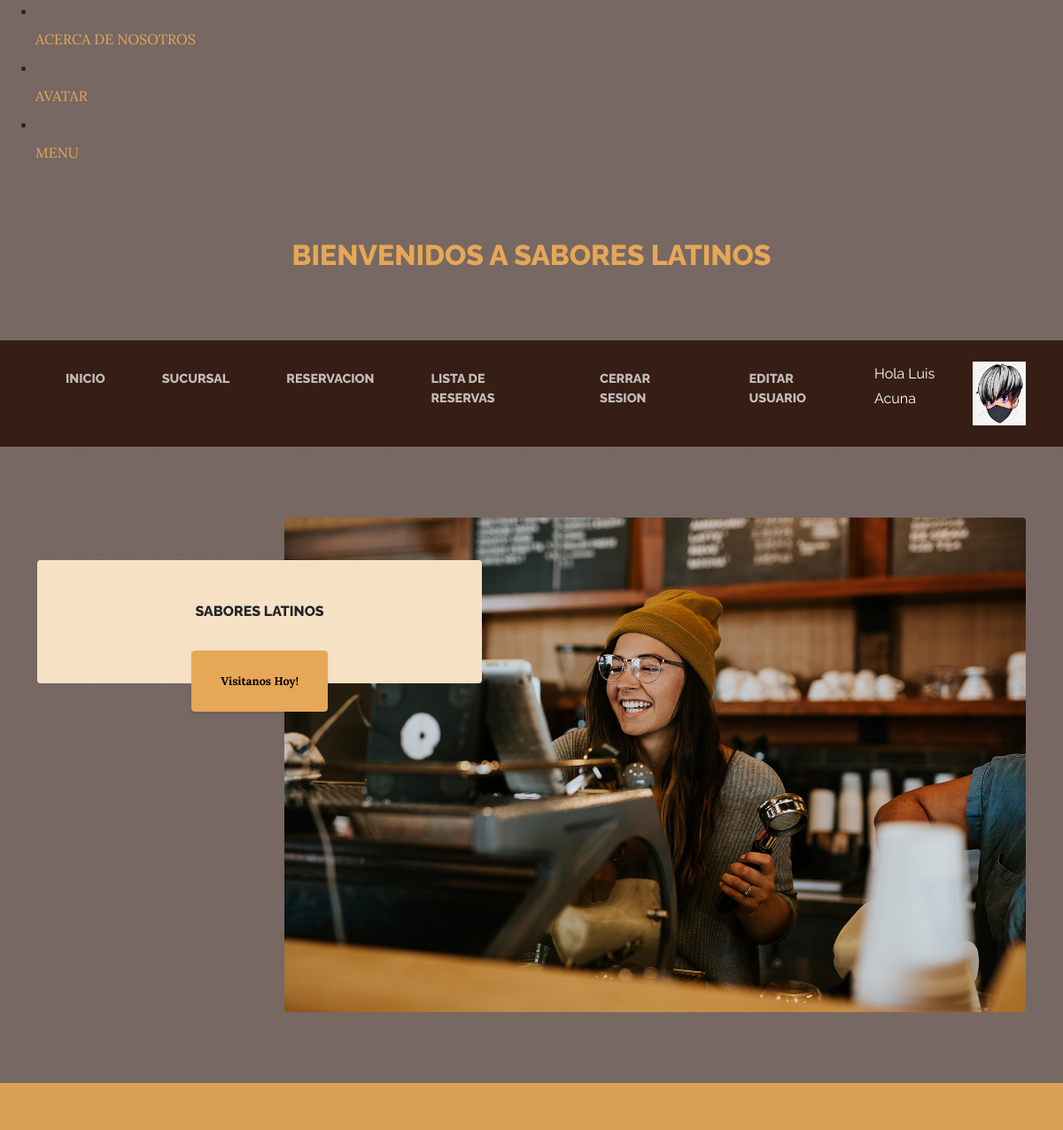
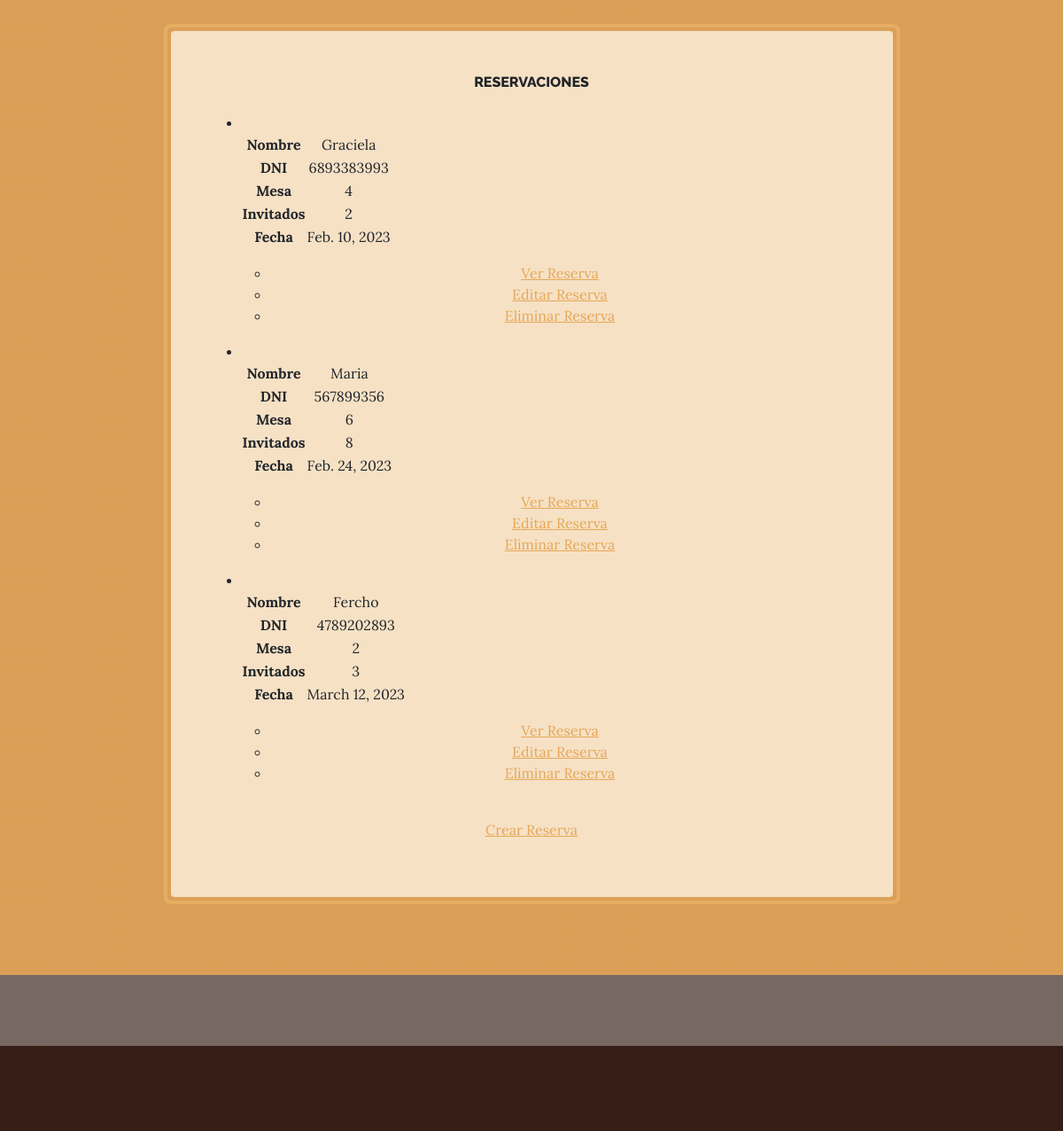
The page /Resto/reservacion/list/ (signed in) on the database its author committed (2 pictures, top to bottom).
### Resto/models.py (models this page shows, shortened)
class Avatar(models.Model):
    usuario = models.ForeignKey(User, on_delete=models.CASCADE)
    imagen = models.ImageField(upload_to='avatares', null=True, blank = True)

class Reservacion(models.Model):
    nombre= models.CharField(max_length=60)
    DNI= models.CharField(unique=True, max_length=10, null=True, blank=True)
    numero_mesa = models.IntegerField()
    num_invitados = models.IntegerField()
    fecha_de_reservacion = models.DateField()

### Resto/views.py (the view)
# urls.py: path('reservacion/list/', login_required(ListaReserva.as_view()), name= 'ReservaLeer'),
class ListaReserva(ListView):
    model = Reservacion
    template_name = "Resto/reservacion_list.html"

### Resto/Templates/Resto/reservacion_list.html (shortened to what this page needs)
{% extends "Resto/padre.html" %}
{% load static %}
{% block titulo %}
 Bienvenidos a Sabores Latinos
{% endblock %}
{% block titulo1 %}
Sabores Latinos
{% endblock %}
{% block titulo3 %}
Reservaciones
{% endblock %}
{% block descripcion2 %}
<body>
    <ul>
        {% for reservacion in object_list %}
        <table>
         <li>
            <table>
                <tr>
                  <th>Nombre</th>
                  <td>{{ reservacion.nombre }}</td>
                </tr>
                <tr>
                  <th>DNI</th>
                  <td>{{ reservacion.DNI }}</td>
                </tr>
                <tr>
                  <th>Mesa</th>
                  <td>{{ reservacion.numero_mesa }}</td>
                </tr>
                <tr>
                  <th>Invitados</th>
                  <td>{{ reservacion.num_invitados }}</td>
                </tr>
                <tr>
                  <th>Fecha</th>
                  <td>{{ reservacion.fecha_de_reservacion }}</td>
                </tr>
              </table>
              <p>
                <ul>
                  <li><a href="{% url 'Detail' reservacion.id %}">Ver Reserva</a></li>
                  <li><a href="{% url 'Edit' reservacion.id %}">Editar Reserva</a></li>
                  <li><a href="{% url 'Delete' reservacion.id %}">Eliminar Reserva</a></li>
                </ul>
              </p>
             </p>
         </li>
        {% endfor %}
    <br>
    <a href= "{% url 'nueva Reserva' %}"> Crear Reserva </a>
{% endblock %}

### Resto/Templates/Resto/padre.html (shortened to what this page needs)
<!DOCTYPE html>
<html lang="en">
    <head>
        {% load static %}
        <li class="nav-item px-lg-4"><a class="nav-link text-uppercase" href="{% url 'Acercademi' %}">Acerca de nosotros</a></li>
        <li class="nav-item px-lg-4"><a class="nav-link text-uppercase" href="{% url 'Avatar' %}">Avatar</a></li>
        <li class="nav-item px-lg-4"><a class="nav-link text-uppercase" href="{% url 'Menu' %}">Menu</a></li>
        <link href="{% static 'Resto/css/styles.css' %}" rel="stylesheet" />
    </head>
    <body>
        <header>
            <h1 class="site-heading text-center text-faded d-none d-lg-block">
                <span class="site-heading-upper text-primary mb-3">
                    {% block titulo %}
                    {% endblock %}
                </span>
            </h1>
        </header>
        <nav class="navbar navbar-expand-lg navbar-dark py-lg-4" id="mainNav">
            <div class="container">
                <div class="collapse navbar-collapse" id="navbarSupportedContent">
                    <ul class="navbar-nav mx-auto">
                        <li class="nav-item px-lg-4"><a class="nav-link text-uppercase" href="{% url 'Inicio' %}">Inicio</a></li>
                        <li class="nav-item px-lg-4"><a class="nav-link text-uppercase" href="{% url 'Nueva sucursal' %}">Sucursal</a></li>
                        <li class="nav-item px-lg-4"><a class="nav-link text-uppercase" href="{% url 'Nueva Reserva' %}">Reservacion</a></li>
                        <li class="nav-item px-lg-4"><a class="nav-link text-uppercase" href="{% url 'ReservaLeer' %}">Lista de Reservas</a></li>
                        {% if request.user.is_authenticated %}
                        <li class="nav-item px-lg-4"><a class="nav-link text-uppercase" href="{% url 'Logout' %}">Cerrar Sesion</a></li>
                        <li class="nav-item px-lg-4"><a class="nav-link text-uppercase" href="{% url 'EditarUsuario' %}">Editar Usuario</a></li>
                        <p style="color: white;"> Hola {{user.username}} {{user.last_name}} </p>
                        {% with user.avatar_set.first as miAvatar %}
                        {% if miAvatar %}
                        <img src= "{{miAvatar.imagen.url}}" alt= "No encontro la imagen" style= "max-width: 60px ;">
                        {% endif %}
                        {% endwith %}
                        {% else %}
                        <li class="nav-item px-lg-4"><a class="nav-link text-uppercase" href="{% url 'Registros' %}">Registro</a></li>
                        <li class="nav-item px-lg-4"><a class="nav-link text-uppercase" href="{% url 'Login' %}">Iniciar Sesion</a></li>
                        {% endif %}
                    </ul>
                </div>
            </div>
        </nav>
        <section class="page-section clearfix">
            <div class="container">
                <div class="intro">
                    <img class="intro-img img-fluid mb-3 mb-lg-0 rounded" src="{%static 'Resto/assets/img/intro.jpg' %}" alt="..." />
                    <div class="intro-text left-0 text-center bg-faded p-5 rounded">
                        <h2 class="section-heading mb-4">
                            <span class="section-heading-upper">
                            {% block titulo1 %}
                            {% endblock %}
                            </span>
                        </h2>
                        <div class="intro-button mx-auto"><a class="btn btn-primary btn-xl" href="{% url 'Nueva Reserva' %}">Visitanos Hoy!</a></div>
                    </div>
                </div>
            </div>
        </section>
        <section class="page-section cta">
            <div class="container">
                <div class="row">
                    <div class="col-xl-9 mx-auto">
                        <div class="cta-inner bg-faded text-center rounded">
                            <h2 class="section-heading mb-4">
                                <span class="section-heading-upper">
                                {% block titulo3 %}
                                {% endblock %}
                                </span>
                            </h2>
                            <p class="mb-0">
                            {% block descripcion2 %}
                            {% endblock %}
                        </div>
                    </div>
                </div>
            </div>
        </section>
        <footer class="footer text-faded text-center py-5">
        </footer>
    </body>
</html>

### rows shown on the page
Avatar: imagen (picture)
Reservacion: nombre "Graciela", DNI "6893383993", numero_mesa "4", num_invitados "2", fecha_de_reservacion "Feb. 10, 2023"
Reservacion: nombre "Maria", DNI "567899356", numero_mesa "6", num_invitados "8", fecha_de_reservacion "Feb. 24, 2023"
Reservacion: nombre "Fercho", DNI "4789202893", numero_mesa "2", num_invitados "3", fecha_de_reservacion "March 12, 2023"

### other values the page prints
{{ user.username }} "Luis"
{{ user.last_name }} "Acuna"
